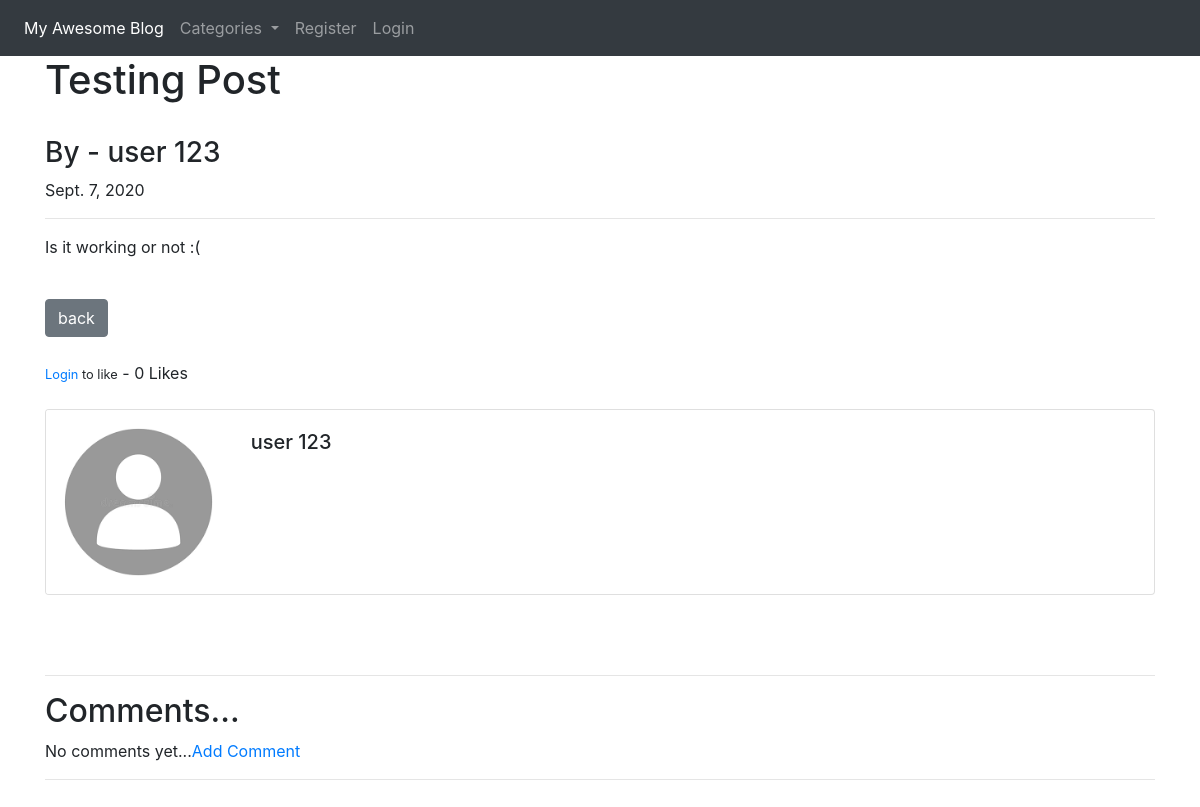
Screenshot of /blog/article/11 with the database file from the repository.
### Blogapp/models.py (models this page shows, shortened)
class Post(models.Model):
    title = models.CharField(max_length=30)
    title_tag = models.CharField(max_length=30)
    author = models.ForeignKey(User, on_delete=models.CASCADE)
    content = RichTextField(blank=True, null=True)
    header_image = models.ImageField(null=True, blank=True,upload_to="images/")
    snippet = models.CharField(max_length=30)
    category = models.CharField(max_length=30,default='uncategorized')
    post_date = models.DateField(auto_now_add=True)
    likes = models.ManyToManyField(User, related_name = 'blog_posts')
    def total_likes(self):
        return self.likes.count()

### Blogapp/views.py (the view)
# urls.py: path('article/<int:pk>', ArticleDetailView.as_view(), name='article_detail'),
class ArticleDetailView(DetailView):
    model = Post
    template_name = 'Blogapp/article_details.html'
    def get_context_data(self, *args, **kwargs):
        cat_menu = Category.objects.all()
        context = super(ArticleDetailView, self).get_context_data(*args, **kwargs)
        stuff = get_object_or_404(Post, id=self.kwargs['pk'])
        total_likes = stuff.total_likes()
        liked = False
        if stuff.likes.filter(id=self.request.user.id).exists():
            liked = True
        context["cat_menu"] = cat_menu
        context["total_likes"] = total_likes
        context["liked"] = liked
        return context

### Blogapp/models.py (called while the page is built)
    def __str__(self):
        return self.name.title()

### Blogapp/templates/Blogapp/article_details.html (shortened to what this page needs)
{% extends 'Blogapp/base.html' %}
{% load static %}
{% block content %}
<h1>{{post.title}}</h1><br>
<h3>By - {{post.author.first_name}}  {{post.author.last_name}}</h3><p>{{ post.post_date }}</p> <hr>
<p>{{ post.content|safe }}</p>
<br>
<a class="btn btn-secondary" href="{% url 'home' %}">back</a>
<br><br>
{% if user.is_authenticated %}
<form action="{% url 'like_post' post.pk %}" method="POST">
  {% csrf_token %}
  {% if liked %}
      <button type="submit" name="post_id", value="{{ post.id }}", class="btn btn-danger btn-sm">Unlike</button>
  {% else %}
      <button type="submit" name="post_id", value="{{ post.id }}", class="btn btn-primary btn-sm">Like</button>
  {% endif %}
{% else %}
    <small> <a href="{% url 'login' %}">Login</a>  to like</small>
{% endif %}
      - {{ total_likes }} Likes
<br><br>
<div class="card mb-3">
  <div class="row no-gutters">
    <div class="col-md-2">
    {% if post.author.profile.profile_pic %}
      <img src="{{ post.author.profile.profile_pic.url }}" class="card-img">
    {% else %}
      <img src="{% static 'Blogproject/images/default_profile_pic.png' %}" class="card-img">
    {% endif %}
    </div>
    <div class="col-md-10">
      <div class="card-body">
        <h5 class="card-title">{{post.author.first_name}}  {{post.author.last_name}}</h5>
      </div>
    </div>
  </div>
</div>
<br><br><hr>
<h2>Comments...</h2>
{% if not post.comments.all %}
  No comments yet...<a href="{% url 'add_comment' post.pk %}">Add Comment</a>
{% endif %}
<hr>
<br><br>
{% endblock %}

### rows the page displays
Post: title "Testing Post", author.first_name "user", author.last_name "123", post_date "Sept. 7, 2020", content "Is it working or not :("

### other values shown
{{ total_likes }} "0"
